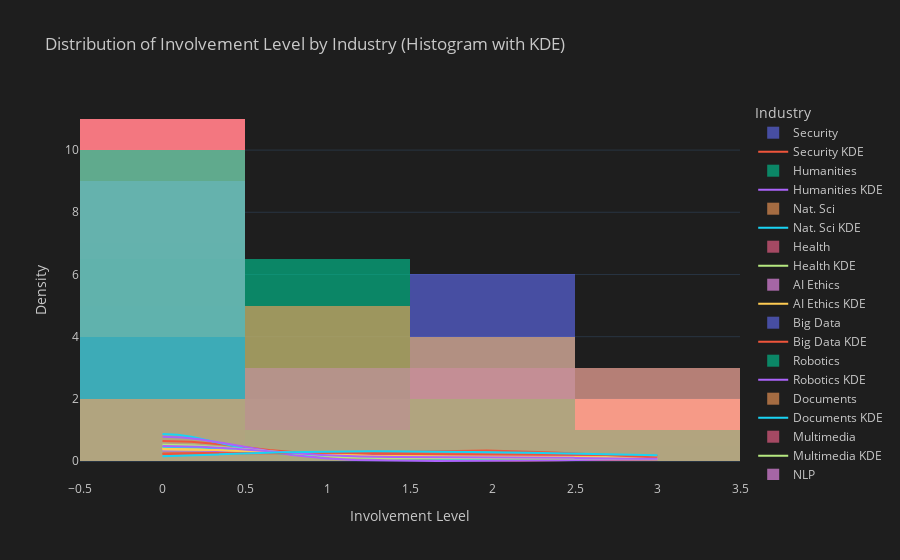

The notebook cell saved with this chart:
### Code cell
fig_hist_kde = go.Figure() #FIXME: Modify range to be greater than zero?

for column in dfi.columns:
    # Create histogram
    hist_data = dfi[column]
    fig_hist_kde.add_trace(go.Histogram(
        x=hist_data,
        name=column,
        opacity=0.6,
        histnorm='density'
    ))
    
    # Create KDE
    kde = gaussian_kde(hist_data)
    x = np.linspace(min(hist_data), max(hist_data), 1000)
    y = kde(x)
    fig_hist_kde.add_trace(go.Scatter(
        x=x, y=y, mode='lines', name=f'{column} KDE',
        line=dict(width=2)
    ))

fig_hist_kde.update_layout(
    title='Distribution of Involvement Level by Industry (Histogram with KDE)',
    xaxis_title='Involvement Level',
    yaxis_title='Density',
    barmode='overlay',
    paper_bgcolor='rgb(30, 30, 30)',
    plot_bgcolor='rgb(30, 30, 30)',
    font=dict(color='rgb(200, 200, 200)'),
    legend=dict(title='Industry')
)

### Figure 1 — Plotly figure (JSON) as saved in the notebook; plotly's stock layout.template omitted (floating-point values rounded to 4 significant figures; data arrays with more than 128 entries replaced by an {"elided": "..."} marker saying what was removed)
{"data": [{"histnorm": "density", "name": "Security", "opacity": 0.6, "x": [0.0, 0.0, 0.0, 0.0, 1.0, 0.0, 1.0, 0.0, 0.0, 0.0, 0.0, 0.0, 0.0, 3.0], "type": "histogram"}, {"line": {"width": 2}, "mode": "lines", "name": "Security KDE", "x": {"elided": "1000 float values"}, "y": {"elided": "1000 float values"}, "type": "scatter"}, {"histnorm": "density", "name": "Humanities", "opacity": 0.6, "x": [0.0, 1.0, 0.0, 1.0, 0.0, 2.0, 0.0, 2.0, 2.0, 3.0, 0.0, 0.0, 0.0, 2.0], "type": "histogram"}, {"line": {"width": 2}, "mode": "lines", "name": "Humanities KDE", "x": {"elided": "1000 float values"}, "y": {"elided": "1000 float values"}, "type": "scatter"}, {"histnorm": "density", "name": "Nat. Sci", "opacity": 0.6, "x": [0.0, 0.0, 0.0, 0.0, 0.0, 0.0, 0.0, 0.0, 0.0, 0.0, 1.0, 2.0, 0.0, 1.0], "type": "histogram"}, {"line": {"width": 2}, "mode": "lines", "name": "Nat. Sci KDE", "x": {"elided": "1000 float values"}, "y": {"elided": "1000 float values"}, "type": "scatter"}, {"histnorm": "density", "name": "Health", "opacity": 0.6, "x": [0.0, 1.0, 3.0, 0.0, 2.0, 0.0, 3.0, 0.0, 0.0, 0.0, 0.0, 0.0, 2.0, 0.0], "type": "histogram"}, {"line": {"width": 2}, "mode": "lines", "name": "Health KDE", "x": {"elided": "1000 float values"}, "y": {"elided": "1000 float values"}, "type": "scatter"}, {"histnorm": "density", "name": "AI Ethics", "opacity": 0.6, "x": [0.0, 0.0, 0.0, 2.0, 0.0, 0.0, 0.0, 2.0, 3.0, 2.0, 1.0, 0.0, 0.0, 0.0], "type": "histogram"}, {"line": {"width": 2}, "mode": "lines", "name": "AI Ethics KDE", "x": {"elided": "1000 float values"}, "y": {"elided": "1000 float values"}, "type": "scatter"}, {"histnorm": "density", "name": "Big Data", "opacity": 0.6, "x": [1.0, 1.0, 2.0, 2.0, 3.0, 0.0, 0.0, 0.0, 1.0, 0.0, 0.0, 3.0, 3.0, 2.0], "type": "histogram"}, {"line": {"width": 2}, "mode": "lines", "name": "Big Data KDE", "x": {"elided": "1000 float values"}, "y": {"elided": "1000 float values"}, "type": "scatter"}, {"histnorm": "density", "name": "Robotics", "opacity": 0.6, "x": [0.0, 0.0, 0.0, 0.0, 0.0, 0.0, 0.0, 3.0, 0.0, 0.0, 0.0, 0.0, 0.0, 0.0], "type": "histogram"}, {"line": {"width": 2}, "mode": "lines", "name": "Robotics KDE", "x": {"elided": "1000 float values"}, "y": {"elided": "1000 float values"}, "type": "scatter"}, {"histnorm": "density", "name": "Documents", "opacity": 0.6, "x": [3.0, 0.0, 0.0, 2.0, 0.0, 3.0, 0.0, 0.0, 0.0, 0.0, 0.0, 0.0, 0.0, 0.0], "type": "histogram"}, {"line": {"width": 2}, "mode": "lines", "name": "Documents KDE", "x": {"elided": "1000 float values"}, "y": {"elided": "1000 float values"}, "type": "scatter"}, {"histnorm": "density", "name": "Multimedia", "opacity": 0.6, "x": [0.0, 3.0, 0.0, 0.0, 0.0, 2.0, 0.0, 0.0, 0.0, 2.0, 0.0, 0.0, 0.0, 0.0], "type": "histogram"}, {"line": {"width": 2}, "mode": "lines", "name": "Multimedia KDE", "x": {"elided": "1000 float values"}, "y": {"elided": "1000 float values"}, "type": "scatter"}, {"histnorm": "density", "name": "NLP", "opacity": 0.6, "x": [3.0, 0.0, 2.0, 3.0, 0.0, 0.0, 2.0, 0.0, 0.0, 0.0, 1.0, 0.0, 0.0, 0.0], "type": "histogram"}, {"line": {"width": 2}, "mode": "lines", "name": "NLP KDE", "x": {"elided": "1000 float values"}, "y": {"elided": "1000 float values"}, "type": "scatter"}, {"histnorm": "density", "name": "KRR", "opacity": 0.6, "x": [2.0, 0.0, 1.0, 2.0, 3.0, 0.0, 2.0, 0.0, 0.0, 2.0, 1.0, 2.0, 2.0, 1.0], "type": "histogram"}, {"line": {"width": 2}, "mode": "lines", "name": "KRR KDE", "x": {"elided": "1000 float values"}, "y": {"elided": "1000 float values"}, "type": "scatter"}, {"histnorm": "density", "name": "Graphs", "opacity": 0.6, "x": [2.0, 0.0, 3.0, 0.0, 2.0, 0.0, 0.0, 0.0, 0.0, 0.0, 1.0, 0.0, 0.0, 0.0], "type": "histogram"}, {"line": {"width": 2}, "mode": "lines", "name": "Graphs KDE", "x": {"elided": "1000 float values"}, "y": {"elided": "1000 float values"}, "type": "scatter"}, {"histnorm": "density", "name": "DL/ML", "opacity": 0.6, "x": [2.0, 2.0, 2.0, 3.0, 3.0, 1.0, 1.0, 1.0, 0.0, 0.0, 2.0, 3.0, 1.0, 1.0], "type": "histogram"}, {"line": {"width": 2}, "mode": "lines", "name": "DL/ML KDE", "x": {"elided": "1000 float values"}, "y": {"elided": "1000 float values"}, "type": "scatter"}], "layout": {"font": {"color": "rgb(200, 200, 200)"}, "title": {"text": "Distribution of Involvement Level by Industry (Histogram with KDE)"}, "xaxis": {"title": {"text": "Involvement Level"}}, "yaxis": {"title": {"text": "Density"}}, "barmode": "overlay", "paper_bgcolor": "rgb(30, 30, 30)", "plot_bgcolor": "rgb(30, 30, 30)", "legend": {"title": {"text": "Industry"}}}}
